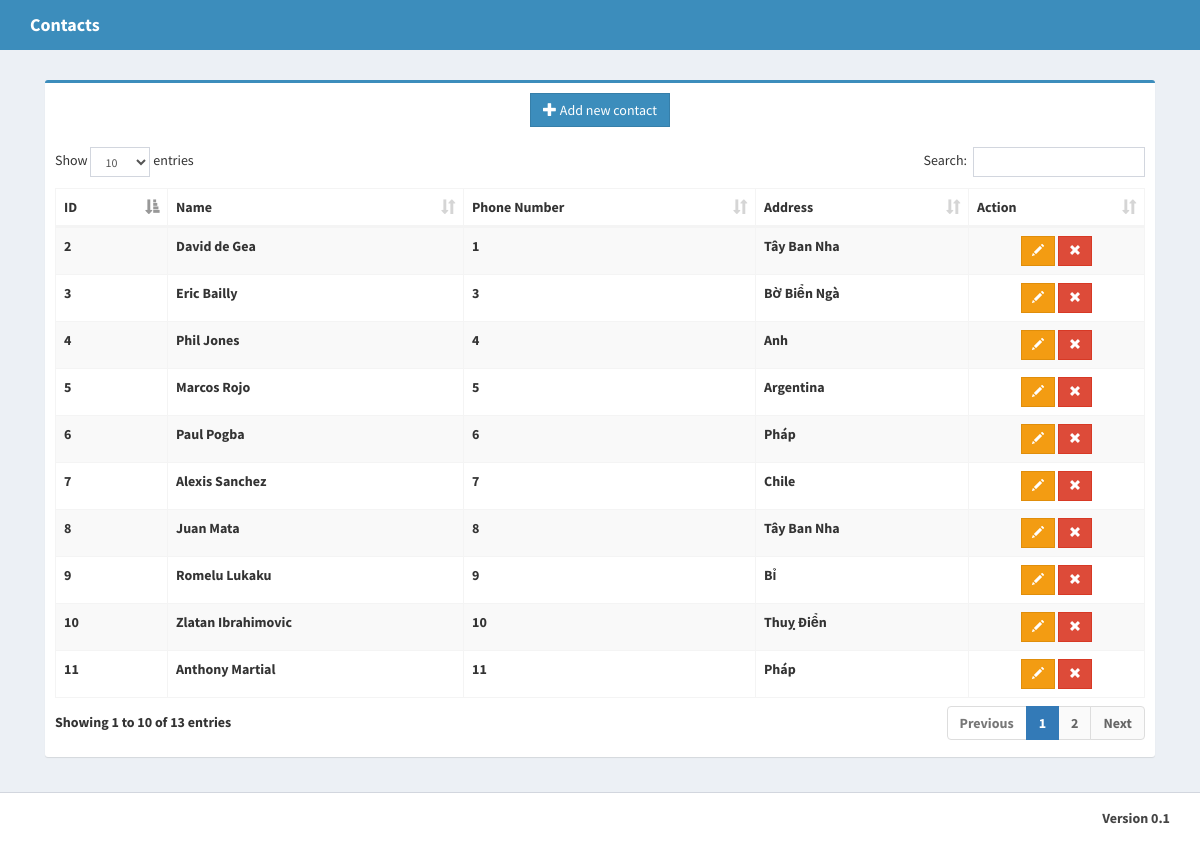
The page / on the database its author committed.
### tables this page shows
CREATE TABLE `Contacts` (
	`ContactId`	INTEGER NOT NULL PRIMARY KEY AUTOINCREMENT UNIQUE,
	`Name`	TEXT NOT NULL,
	`Phone`	TEXT,
	`Address`	TEXT
);

### app.py (the view)
@app.route("/")
def index():
    db = Database(DB_PATH)
    data = db.read_all()
    for row in data:
        print(row[0], row[1], row[2], row[3])
    return render_template("index.html",data=data)

### module/database.py (called while the page is built)
    def connect_db(self):
        rv = sqlite3.connect(self.db_path)
        rv.row_factory = sqlite3.Row
        return rv

    def read_all(self):
        con = self.connect_db()
        cursor = con.cursor()
        try:
            cursor.execute("SELECT * FROM contacts ORDER BY ContactId DESC")
            return cursor.fetchall()
        except:
            return None
        finally:
            cursor.close()
            con.close()

### templates/index.html (shortened to what this page needs)
{% extends "layout.html" %}
{% block body %}
    <section class="content">
        <div class="box box-primary">
            <div class="box-header">
                <a href="/add">
                    <center>
                        <button type="button" class="btn btn-primary btn-flat">
                            <span class="glyphicon glyphicon-plus"></span> Add new contact
                        </button>
                    </center>
                </a>
            </div>
            <div class="box-body">
                <table id="datacontact" class="table table-bordered table-striped">
                    <thead align="center">
                    <tr>
                        <th>ID</th>
                        <th>Name</th>
                        <th>Phone Number</th>
                        <th>Address</th>
                        <th>Action</th>
                    </tr>
                    </thead>
                    <tbody>
                    {% if data|length == 0 %}
                        <tr>
                            <td>No Data</td>
                            <td></td>
                            <td></td>
                            <td></td>
                        </tr>
                    {% else %}
                            {% for row in data %}
                                <td>{{ row[0] }}</td>
                                <td>{{ row[1] }}</td>
                                <td>{{ row[2] }}</td>
                                <td>{{ row[3] }}</td>
                                <td align="center">
                                    <a href="/update/{{ row[0] }}">
                                        <button type="button" class="btn btn-sm btn-warning btn-flat"
                                                title="Update"><span class="glyphicon glyphicon-pencil"></span>
                                        </button>
                                    </a>
                                    <a href="/delete/{{ row[0] }}">
                                        <button type="button" class="btn btn-sm btn-danger btn-flat"
                                                title="Delete"><span class="glyphicon glyphicon-remove"></span>
                                        </button>
                                    </a>
                                </td>
                            {% endfor %}
                    {% endif %}
                    </tbody>
                </table>
            </div>
        </div>
    </section>
{% endblock %}

### templates/layout.html (shortened to what this page needs)
<!DOCTYPE html>
<html>
<head>
    <link rel="stylesheet" href="{{ url_for('static', filename='css/bootstrap.min.css') }}">
    <link rel="stylesheet" href="{{ url_for('static', filename='css/AdminLTE.min.css') }}">
    <link rel="stylesheet" href="{{ url_for('static', filename='css/_all-skins.min.css') }}">
    <link rel="stylesheet" href="{{ url_for('static', filename='css/dataTables.bootstrap.css') }}">
</head>
        <body class="hold-transition skin-blue layout-top-nav">
            <div class="wrapper">
                <header class="main-header">
                    <nav class="navbar navbar-static-top">
                        <div class="container">
                            <div class="navbar-header">
                                <a href="/" class="navbar-brand"><b>Contacts</a>
                            </div>
                        </div>
                    </nav>
                </header>
                <div class="content-wrapper">
                    <div class="container">
                        <section class="content-header">
                        </section>
{% block body %}{% endblock %}
 </div>
</div>
                <footer class="main-footer">
                    <div class="container">
                        <div class="pull-right hidden-xs">
                            <b>Version</b> 0.1
                        </div>
                    </div>
                </footer>
            </div>
</body>
</html>

### rows shown on the page
Contacts: ContactId "11", Name "Anthony Martial", Phone "11", Address "Pháp"
Contacts: ContactId "10", Name "Zlatan Ibrahimovic", Phone "10", Address "Thuỵ Điển"
Contacts: ContactId "9", Name "Romelu Lukaku", Phone "9", Address "Bỉ"
Contacts: ContactId "8", Name "Juan Mata", Phone "8", Address "Tây Ban Nha"
Contacts: ContactId "7", Name "Alexis Sanchez", Phone "7", Address "Chile"
Contacts: ContactId "6", Name "Paul Pogba", Phone "6", Address "Pháp"
Contacts: ContactId "5", Name "Marcos Rojo", Phone "5", Address "Argentina"
Contacts: ContactId "4", Name "Phil Jones", Phone "4", Address "Anh"
Contacts: ContactId "3", Name "Eric Bailly", Phone "3", Address "Bờ Biển Ngà"
Contacts: ContactId "2", Name "David de Gea", Phone "1", Address "Tây Ban Nha"
